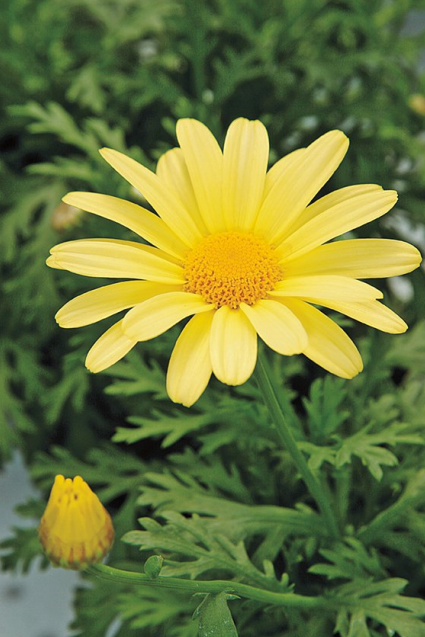
#> input picture Images/sunflower.png, 425 x 637 px, found by its file name
$ jupyter execute Image_Enhancing.ipynb
#> lines starting #> are read from the running program, lines starting #| are printed output that depends on the picture
[cell 1]
import cv2 as cv
import numpy as np
import matplotlib.pyplot as plt


image = cv.imread(
    r'D:\Image processing and Computer Vision\Images\sunflower.png'
)
#> image is the input picture: shape (637, 425, 3); mean B, G, R 59.7, 119.7, 108

assert image is not None

image_rgb = cv.cvtColor(image, cv.COLOR_BGR2RGB)

height, width = image.shape[:2]
#> height = 637; width = 425

mask = np.zeros((height, width), np.uint8)

rect = (
    int(width * 0.05),
    int(height * 0.05),
    int(width * 0.90),
    int(height * 0.90)
)
#> rect = (21, 31, 382, 573)

background_model = np.zeros((1, 65), np.float64)
foreground_model = np.zeros((1, 65), np.float64)

cv.grabCut(
    image,
    mask,
    rect,
    background_model,
    foreground_model,
    5,
    cv.GC_INIT_WITH_RECT
)

segmentation_mask = np.where(
    (mask == cv.GC_FGD) | (mask == cv.GC_PR_FGD),
    1,
    0
).astype(np.uint8)


foreground = (
    image_rgb *
    segmentation_mask[:, :, np.newaxis]
).astype(np.uint8)
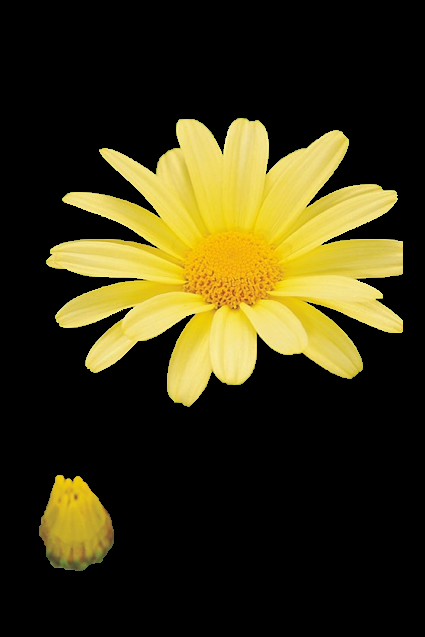
#> foreground: shape (637, 425, 3); mean R, G, B 57, 50.7, 19.6

background = (
    image_rgb *
    (1 - segmentation_mask[:, :, np.newaxis])
).astype(np.uint8)
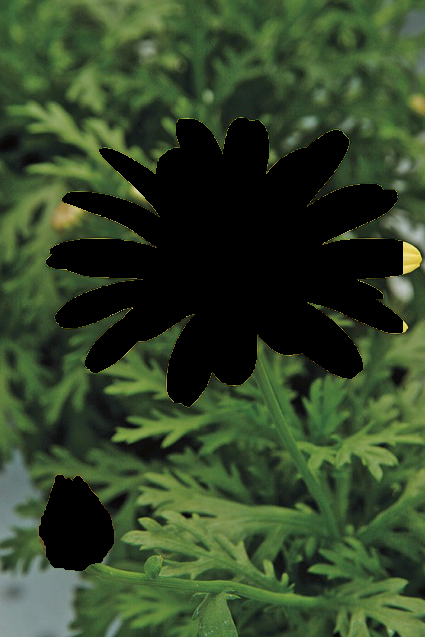
#> background: shape (637, 425, 3); mean R, G, B 51, 68.9, 40.1


plt.figure(figsize=(15, 5))

plt.subplot(1, 3, 1)
plt.imshow(segmentation_mask, cmap="gray")
plt.title("Final Segmentation Mask")
plt.axis("off")

plt.subplot(1, 3, 2)
plt.imshow(foreground)
plt.title("Foreground")
plt.axis("off")

plt.subplot(1, 3, 3)
plt.imshow(background)
plt.title("Background")
plt.axis("off")

plt.tight_layout()
plt.show()
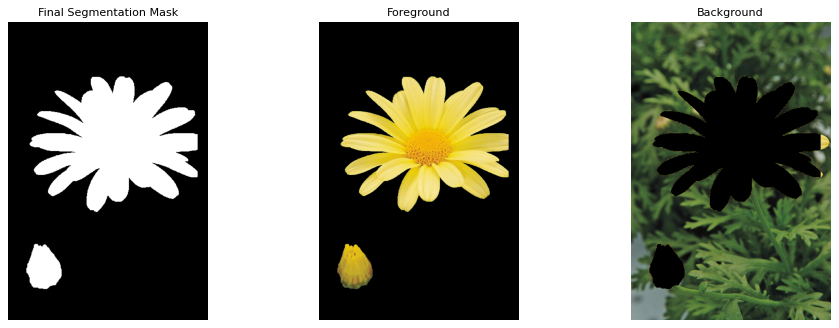
#> figure drawn by matplotlib, 3 panels


background_bgr = cv.cvtColor(
    background,
    cv.COLOR_RGB2BGR
)

blurred_background = cv.GaussianBlur(
    background_bgr,
    (51, 51),
    0
)
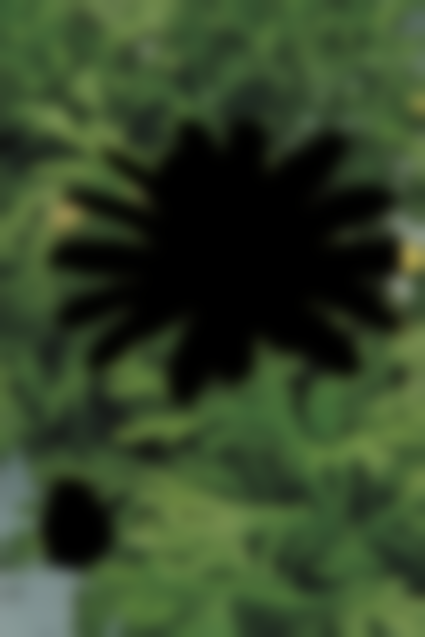
#> blurred_background: shape (637, 425, 3); mean B, G, R 40.1, 68.9, 51

blurred_background = cv.cvtColor(
    blurred_background,
    cv.COLOR_BGR2RGB
)


enhanced_image = (
    foreground +
    blurred_background *
    (1 - segmentation_mask[:, :, np.newaxis])
).astype(np.uint8)
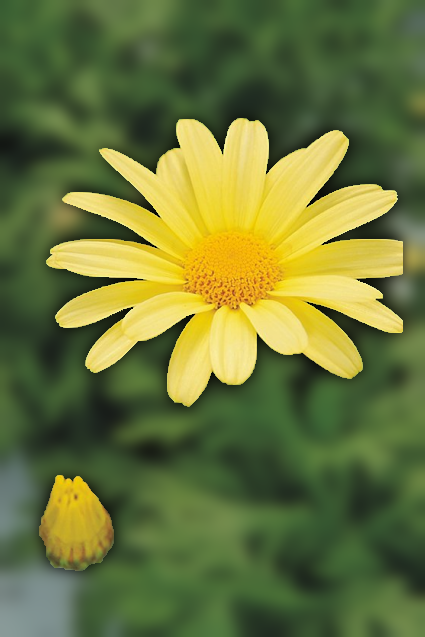
#> enhanced_image: shape (637, 425, 3); mean R, G, B 106.1, 117.3, 58.4


plt.figure(figsize=(12, 5))

plt.subplot(1, 2, 1)
plt.imshow(image_rgb)
plt.title("Original Image")
plt.axis("off")

plt.subplot(1, 2, 2)
plt.imshow(enhanced_image)
plt.title("Enhanced Image")
plt.axis("off")

plt.tight_layout()
plt.show()

$ run again, with Images/gamma.png copied over Images/sunflower.png
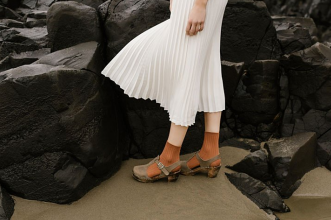
#> input picture Images/gamma.png, 331 x 220 px, found by its file name
#> image is the input picture: shape (220, 331, 3); mean B, G, R 57, 67.4, 74.5
#> `plt.show()`:
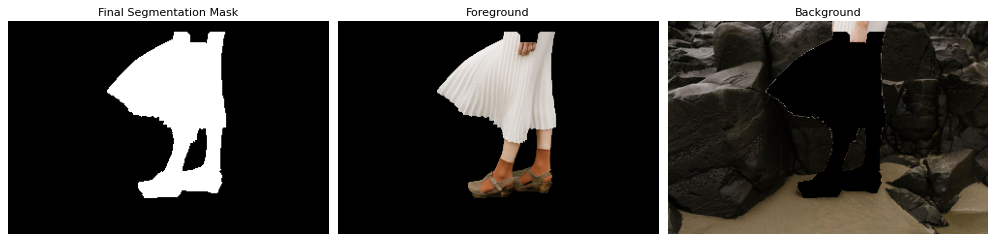
#> figure drawn by matplotlib, 3 panels
#> `enhanced_image = ( foreground + blurred_background * (1 - segmentation..`:
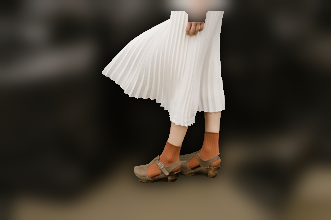
#> enhanced_image: shape (220, 331, 3); mean R, G, B 72.9, 66, 55.9
